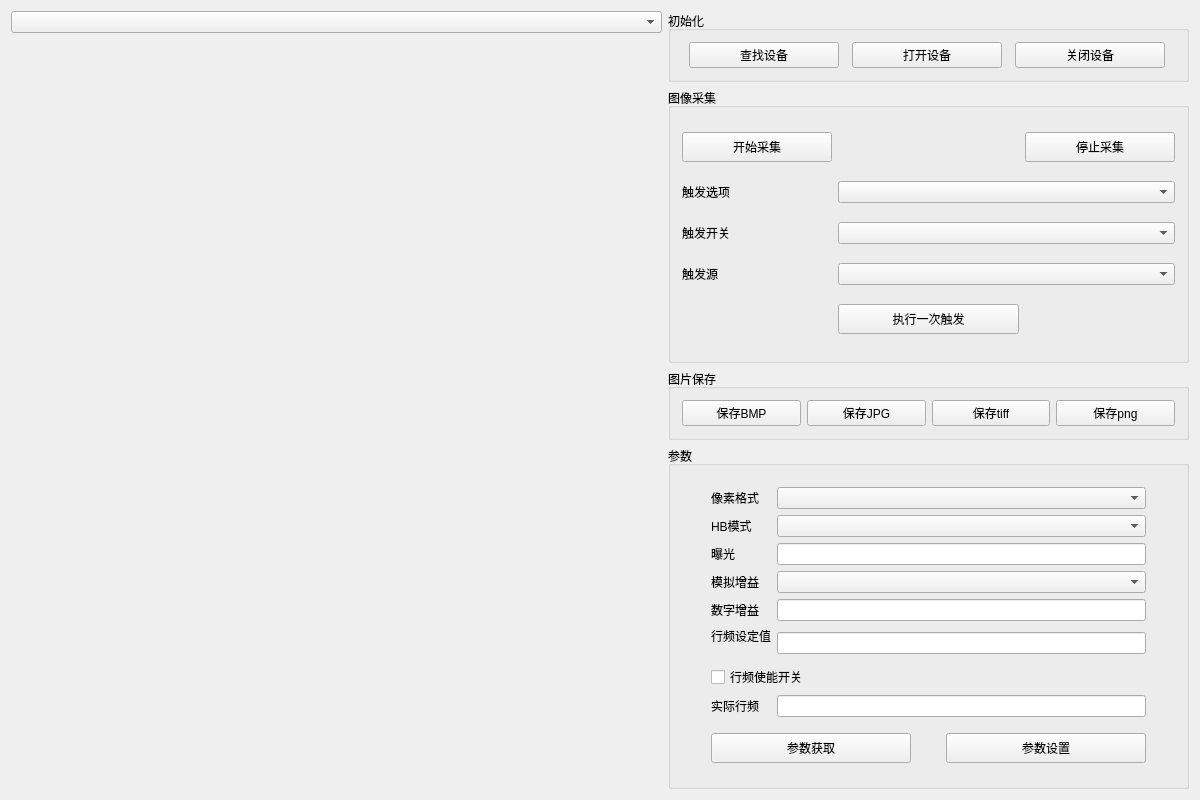
<?xml version="1.0" encoding="UTF-8"?>
<ui version="4.0">
 <class>MainWindow</class>
 <widget class="QMainWindow" name="MainWindow">
  <property name="geometry">
   <rect>
    <x>0</x>
    <y>0</y>
    <width>1200</width>
    <height>800</height>
   </rect>
  </property>
  <property name="windowTitle">
   <string>MainWindow</string>
  </property>
  <widget class="QWidget" name="centralWidget">
   <layout class="QHBoxLayout" name="horizontalLayout" stretch="5,4">
    <item>
     <layout class="QVBoxLayout" name="verticalLayout" stretch="1,10">
      <item>
       <widget class="QComboBox" name="EnumCombo"/>
      </item>
      <item>
       <widget class="QWidget" name="DisplayWidget" native="true"/>
      </item>
     </layout>
    </item>
    <item>
     <layout class="QVBoxLayout" name="verticalLayout_2" stretch="1,4,1,5">
      <item>
       <widget class="QGroupBox" name="groupBox">
        <property name="title">
         <string>初始化</string>
        </property>
        <layout class="QGridLayout" name="gridLayout">
         <item row="0" column="0">
          <widget class="QPushButton" name="EnumButton">
           <property name="maximumSize">
            <size>
             <width>150</width>
             <height>30</height>
            </size>
           </property>
           <property name="text">
            <string>查找设备</string>
           </property>
          </widget>
         </item>
         <item row="0" column="1">
          <widget class="QPushButton" name="OpenButton">
           <property name="maximumSize">
            <size>
             <width>150</width>
             <height>30</height>
            </size>
           </property>
           <property name="text">
            <string>打开设备</string>
           </property>
          </widget>
         </item>
         <item row="0" column="2">
          <widget class="QPushButton" name="CloseButton">
           <property name="maximumSize">
            <size>
             <width>150</width>
             <height>30</height>
            </size>
           </property>
           <property name="text">
            <string>关闭设备</string>
           </property>
          </widget>
         </item>
        </layout>
       </widget>
      </item>
      <item>
       <widget class="QGroupBox" name="groupBox_2">
        <property name="title">
         <string>图像采集 </string>
        </property>
        <layout class="QGridLayout" name="gridLayout_2">
         <item row="1" column="1" colspan="2">
          <widget class="QComboBox" name="SelchangeTriggerselCombo"/>
         </item>
         <item row="1" column="0">
          <widget class="QLabel" name="label">
           <property name="text">
            <string>触发选项</string>
           </property>
          </widget>
         </item>
         <item row="3" column="0">
          <widget class="QLabel" name="label_3">
           <property name="text">
            <string>触发源</string>
           </property>
          </widget>
         </item>
         <item row="3" column="1" colspan="2">
          <widget class="QComboBox" name="SelchangeTriggersourceCombo"/>
         </item>
         <item row="0" column="0">
          <widget class="QPushButton" name="StartGrabbingButton">
           <property name="maximumSize">
            <size>
             <width>150</width>
             <height>30</height>
            </size>
           </property>
           <property name="text">
            <string>开始采集</string>
           </property>
          </widget>
         </item>
         <item row="2" column="0">
          <widget class="QLabel" name="label_2">
           <property name="text">
            <string>触发开关</string>
           </property>
          </widget>
         </item>
         <item row="0" column="2">
          <widget class="QPushButton" name="StopGrabbingButton">
           <property name="maximumSize">
            <size>
             <width>150</width>
             <height>30</height>
            </size>
           </property>
           <property name="text">
            <string>停止采集</string>
           </property>
          </widget>
         </item>
         <item row="2" column="1" colspan="2">
          <widget class="QComboBox" name="SelchangeTriggerswitchCombo"/>
         </item>
         <item row="4" column="1">
          <widget class="QPushButton" name="SoftwareOnceButton">
           <property name="maximumSize">
            <size>
             <width>200</width>
             <height>30</height>
            </size>
           </property>
           <property name="text">
            <string>执行一次触发</string>
           </property>
          </widget>
         </item>
        </layout>
        <zorder>SelchangeTriggerselCombo</zorder>
        <zorder>StopGrabbingButton</zorder>
        <zorder>label</zorder>
        <zorder>label_2</zorder>
        <zorder>label_3</zorder>
        <zorder>SelchangeTriggerswitchCombo</zorder>
        <zorder>SelchangeTriggersourceCombo</zorder>
        <zorder>StartGrabbingButton</zorder>
        <zorder>SoftwareOnceButton</zorder>
       </widget>
      </item>
      <item>
       <widget class="QGroupBox" name="groupBox_3">
        <property name="title">
         <string>图片保存</string>
        </property>
        <layout class="QGridLayout" name="gridLayout_3">
         <item row="0" column="0">
          <widget class="QPushButton" name="SaveBmpButton">
           <property name="maximumSize">
            <size>
             <width>200</width>
             <height>30</height>
            </size>
           </property>
           <property name="text">
            <string>保存BMP</string>
           </property>
          </widget>
         </item>
         <item row="0" column="1">
          <widget class="QPushButton" name="SaveJpgButton">
           <property name="maximumSize">
            <size>
             <width>200</width>
             <height>30</height>
            </size>
           </property>
           <property name="text">
            <string>保存JPG</string>
           </property>
          </widget>
         </item>
         <item row="0" column="2">
          <widget class="QPushButton" name="SaveTiffButton">
           <property name="maximumSize">
            <size>
             <width>200</width>
             <height>30</height>
            </size>
           </property>
           <property name="text">
            <string>保存tiff</string>
           </property>
          </widget>
         </item>
         <item row="0" column="3">
          <widget class="QPushButton" name="SavePngButton">
           <property name="maximumSize">
            <size>
             <width>200</width>
             <height>30</height>
            </size>
           </property>
           <property name="text">
            <string>保存png</string>
           </property>
          </widget>
         </item>
        </layout>
       </widget>
      </item>
      <item>
       <widget class="QGroupBox" name="groupBox_4">
        <property name="title">
         <string>参数</string>
        </property>
        <layout class="QGridLayout" name="gridLayout_5">
         <item row="0" column="0" colspan="2">
          <layout class="QGridLayout" name="gridLayout_4" columnminimumwidth="10,1">
           <item row="0" column="0">
            <widget class="QLabel" name="label_7">
             <property name="text">
              <string>像素格式</string>
             </property>
            </widget>
           </item>
           <item row="0" column="1">
            <widget class="QComboBox" name="SelchangePixelformatCombo"/>
           </item>
           <item row="1" column="0">
            <widget class="QLabel" name="label_8">
             <property name="text">
              <string>HB模式</string>
             </property>
            </widget>
           </item>
           <item row="1" column="1">
            <widget class="QComboBox" name="SelchangeImageCompressionModeCombo"/>
           </item>
           <item row="2" column="0">
            <widget class="QLabel" name="label_9">
             <property name="text">
              <string>曝光</string>
             </property>
            </widget>
           </item>
           <item row="2" column="1">
            <widget class="QLineEdit" name="ExposureTimeLineEdit"/>
           </item>
           <item row="3" column="0">
            <widget class="QLabel" name="label_10">
             <property name="text">
              <string>模拟增益</string>
             </property>
            </widget>
           </item>
           <item row="3" column="1">
            <widget class="QComboBox" name="SelchangePreampgainCombo"/>
           </item>
           <item row="4" column="0">
            <widget class="QLabel" name="label_11">
             <property name="text">
              <string>数字增益</string>
             </property>
            </widget>
           </item>
           <item row="4" column="1">
            <widget class="QLineEdit" name="PreampGainLineEdit"/>
           </item>
           <item row="5" column="0">
            <widget class="QLabel" name="label_12">
             <property name="text">
              <string>行频设定值
</string>
             </property>
            </widget>
           </item>
           <item row="5" column="1">
            <widget class="QLineEdit" name="AcquisitionLineRateLineEdit"/>
           </item>
           <item row="6" column="0" colspan="2">
            <widget class="QCheckBox" name="AcquisitionLineRateEnableCheckBox">
             <property name="text">
              <string>行频使能开关</string>
             </property>
            </widget>
           </item>
           <item row="7" column="0">
            <widget class="QLabel" name="label_13">
             <property name="text">
              <string>实际行频</string>
             </property>
            </widget>
           </item>
           <item row="7" column="1">
            <widget class="QLineEdit" name="ResultingLineRateLineEdit"/>
           </item>
          </layout>
         </item>
         <item row="1" column="0">
          <widget class="QPushButton" name="GetParameterButton">
           <property name="maximumSize">
            <size>
             <width>200</width>
             <height>30</height>
            </size>
           </property>
           <property name="text">
            <string>参数获取</string>
           </property>
          </widget>
         </item>
         <item row="1" column="1">
          <widget class="QPushButton" name="SetParameterButton">
           <property name="maximumSize">
            <size>
             <width>200</width>
             <height>30</height>
            </size>
           </property>
           <property name="text">
            <string>参数设置</string>
           </property>
          </widget>
         </item>
        </layout>
       </widget>
      </item>
     </layout>
    </item>
   </layout>
  </widget>
 </widget>
 <layoutdefault spacing="6" margin="11"/>
 <resources/>
 <connections/>
</ui>
